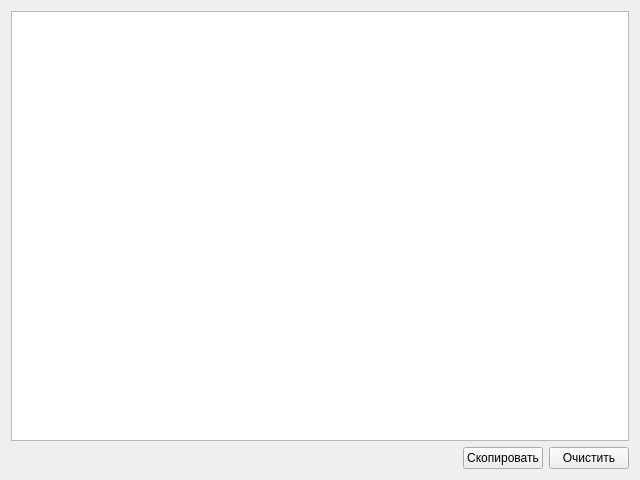
<?xml version="1.0" encoding="UTF-8"?>
<ui version="4.0">
 <class>Debug</class>
 <widget class="QWidget" name="Debug">
  <property name="geometry">
   <rect>
    <x>0</x>
    <y>0</y>
    <width>640</width>
    <height>480</height>
   </rect>
  </property>
  <property name="windowTitle">
   <string>Form</string>
  </property>
  <layout class="QGridLayout" name="gridLayout">
   <item row="0" column="0">
    <layout class="QHBoxLayout" name="horizontalLayout">
     <item>
      <widget class="QTextEdit" name="TextConsole"/>
     </item>
    </layout>
   </item>
   <item row="1" column="0">
    <layout class="QHBoxLayout" name="horizontalLayout_2">
     <item>
      <spacer name="horizontalSpacer">
       <property name="orientation">
        <enum>Qt::Horizontal</enum>
       </property>
       <property name="sizeHint" stdset="0">
        <size>
         <width>40</width>
         <height>20</height>
        </size>
       </property>
      </spacer>
     </item>
     <item>
      <widget class="QPushButton" name="CopyButton">
       <property name="text">
        <string>Скопировать</string>
       </property>
      </widget>
     </item>
     <item>
      <widget class="QPushButton" name="ClearButton">
       <property name="text">
        <string>Очистить</string>
       </property>
      </widget>
     </item>
    </layout>
   </item>
  </layout>
 </widget>
 <resources/>
 <connections/>
</ui>
